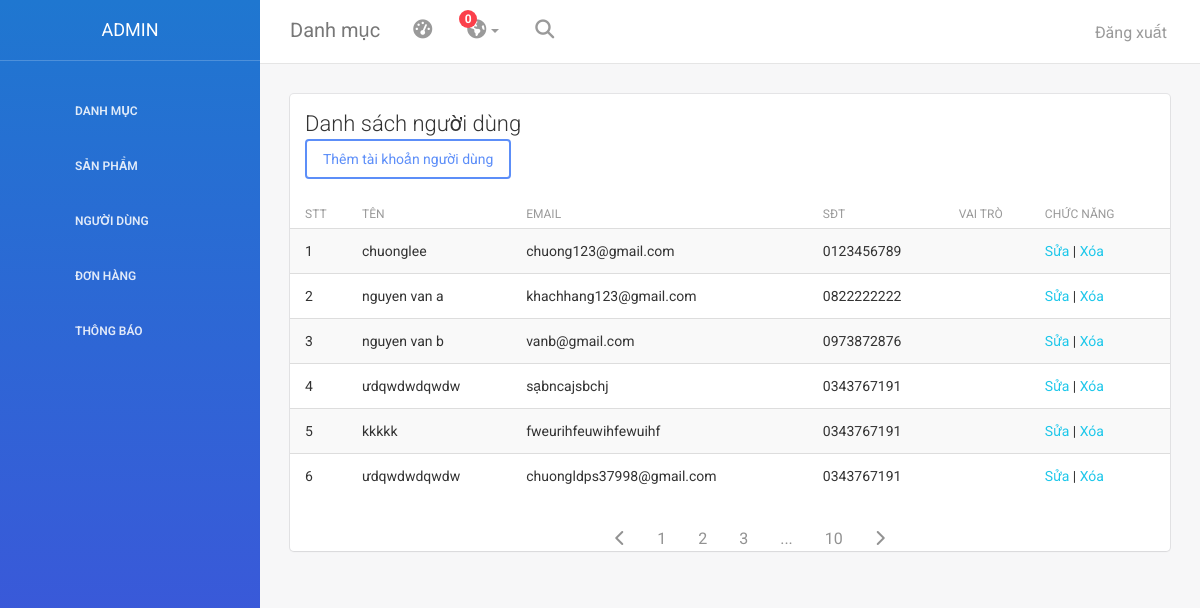
Page /admin/indexAdmin.php?page=adminShowUser on the committed database.
### tables this page shows
CREATE TABLE `user` (
  `id` int(11) NOT NULL,
  `ten` varchar(250) NOT NULL,
  `email` varchar(100) NOT NULL,
  `phone` varchar(10) NOT NULL,
  `password` varchar(100) NOT NULL,
  `id_role` int(11) NOT NULL DEFAULT 2
);

### app/model/database.php (called while the page is built, shortened)
<?php
class Database {
    private $servername = "localhost";
    private $username = "root";
    private $password = "";
    private $dbname = "chuong_store";
    private $conn;
    public function __construct() {
        try {
            $this->conn = new PDO(
                "mysql:host={$this->servername};dbname={$this->dbname};charset=utf8",
                $this->username, $this->password
            );
            $this->conn->setAttribute(PDO::ATTR_ERRMODE, PDO::ERRMODE_EXCEPTION);
        } catch (PDOException $e) {
            echo "Connection failed: " . $e->getMessage();
        }
    }
    public function getAll($sql) {
        try {
            $stmt = $this->conn->prepare($sql);
            $stmt->execute();
            return $stmt->fetchAll(PDO::FETCH_ASSOC);
        } catch (PDOException $e) {
            echo "Query failed: " . $e->getMessage();
            return false;
        }
    }
}
?>

### app/model/UserModel.php (called while the page is built, shortened)
<?php
class UserModel
{
    private $db;
    function __construct()
    {
        $this->db = new Database();
    }
    public function getAllUser() {
        $sql = "SELECT * FROM user";
        return $this->db->getAll($sql);
    }
}

### admin/view/adminShowUser.php (the view)
<?php require_once('link.php');
?>
<div class="content">
    <div class="container-fluid">
        <div class="row">
            <div class="col-md-12">
                <div class="card">
                    <div class="header">
                        <h4 class="title">Danh sách người dùng</h4>
                        <div>
                            <a href="/addpro.html"><button type="button" class="btn btn-primary">
                                    Thêm tài khoản người dùng
                                </button></a>
                        </div>
                    </div>
                    <div class="content table-responsive table-full-width">
                        <table class="table table-hover table-striped">
                            <thead>
                                <th>STT</th>
                                <th>Tên</th>
                                <th>Email</th>
                                <th>SĐT</th>
                                <th>Vai trò</th>
                                <th>Chức năng</th>
                            </thead>
                            <tbody>
                                <?php $count = 1; ?>
                                <?php
                                foreach ($listUser as $user) {
                                    extract($user);
                                    echo'  <tr>
                                        <td>'.$count++.'</td>
                                        <td>'.$ten.'</td>
                                        <td>'.$email.'</td>
                                        <td>'.$phone.'</td>
                                        <td>'.$type.'</td>
                                        <td><a href="">Sửa</a> | <a href="">Xóa</a></td>
                                    </tr>';
                                } ?>
                            </tbody>
                        </table>
                    </div>
                    <ul class="pagination-list">
                        <li class="pagination-item">
                            <a href="" class="pagination-link">
                                <i class="fa-solid fa-chevron-left"></i>
                            </a>
                        </li>
                        <li class="pagination-item">
                            <a href="" class="pagination-link">1</a>
                        </li>
                        <li class="pagination-item">
                            <a href="" class="pagination-link">2</a>
                        </li>
                        <li class="pagination-item">
                            <a href="" class="pagination-link">3</a>
                        </li>
                        <li class="pagination-item">
                            <a href="" class="pagination-link">...</a>
                        </li>
                        <li class="pagination-item">
                            <a href="" class="pagination-link">10</a>
                        </li>
                        <li class="pagination-item">
                            <a href="" class="pagination-link">
                                <i class="fa-solid fa-chevron-right"></i>
                            </a>
                        </li>
                    </ul>
                </div>
            </div>
        </div>
    </div>

### admin/view/adHeader.php (shortened to what this page needs)
<!doctype html>
<html lang="en">
<head>
    <?php require_once('link.php')?>
</head>
<body>
<div class="wrapper">
    <div class="sidebar" data-color="blue" >
    	<div class="sidebar-wrapper">
            <div class="logo">
                <a href="indexAdmin.php" class="simple-text">
                    ADMIN
                </a>
            </div>
            <ul class="nav">
                <li>
                    <a href="indexAdmin.php?page=adminAddPro">
                        <i class="pe-7s-graph"></i>
                        <p>Danh mục</p>
                    </a>
                </li>
                <li>
                    <a href="indexAdmin.php?page=adminShowPro">
                        <i class="pe-7s-note2"></i>
                        <p>Sản phẩm</p>
                    </a>
                </li>
                <li>
                    <a href="indexAdmin.php?page=adminShowUser">
                        <i class="pe-7s-user"></i>
                        <p>Người dùng</p>
                    </a>
                    </li>
                <li>
                    <a href="">
                        <i class="pe-7s-news-paper"></i>
                        <p>Đơn hàng</p>
                    </a>
                </li>
                <li>
                    <a href="">
                        <i class="pe-7s-bell"></i>
                        <p>Thông báo</p>
                    </a>
                </li>
            </ul>
    	</div>
    </div>
    <div class="main-panel">
		<nav class="navbar navbar-default navbar-fixed">
            <div class="container-fluid">
                <div class="navbar-header">
                    <a class="navbar-brand" href="#">Danh mục</a>
                </div>
                <div class="collapse navbar-collapse">
                    <ul class="nav navbar-nav navbar-left">
                        <li>
                            <a href="#" class="dropdown-toggle" data-toggle="dropdown">
                                <i class="fa fa-dashboard"></i>
                            </a>
                        </li>
                        <li class="dropdown">
                              <a href="#" class="dropdown-toggle" data-toggle="dropdown">
                                    <i class="fa fa-globe"></i>
                                    <b class="caret hidden-sm hidden-xs"></b>
                                    <span class="notification hidden-sm hidden-xs">0</span>
                              </a>
                        </li>
                        <li>
                           <a href="">
                                <i class="fa fa-search"></i>
                            </a>
                        </li>
                    </ul>
                    <ul class="nav navbar-nav navbar-right">
                        <li>
                            <a href="#">
                                <p>Đăng xuất</p>
                            </a>
                        </li>
                    </ul>
                </div>
            </div>
        </nav>

### admin/view/link.php (shortened to what this page needs)
<link href="stylesheets/bootstrap.min.css" rel="stylesheet" />
<link href="stylesheets/animate.min.css" rel="stylesheet" />
<link href="stylesheets/light-bootstrap-dashboard.css?v=1.4.0" rel="stylesheet" />
<link href="stylesheets/demo.css" rel="stylesheet" />
<link href="http://maxcdn.bootstrapcdn.com/font-awesome/4.2.0/css/font-awesome.min.css" rel="stylesheet">
<link href="stylesheets/pe-icon-7-stroke.css" rel="stylesheet" />

### admin/indexAdmin.php (shortened to what this page needs)
<?php
require_once '../app/model/database.php';
require_once '../app/model/UserModel.php';
require_once 'controller/adUserController.php';
require_once 'view/adHeader.php';
if (isset($_GET['page'])) {
    $page = $_GET['page'];
    switch ($page) {
        case 'adminShowUser':
            $controller = new adUserController();
            $controller->getAllUser();
            break;
    }
} else {
    $home = new adHomeController();
    $home->home();
}

### admin/controller/adUserController.php (shortened to what this page needs)
<?php
class adUserController {
    private $userModel;
    function __construct() {
        $this->userModel = new UserModel();
    }
    function renderView($data, $view) {
        extract($data);
        $view = 'view/' . $view . '.php';
        require_once $view;
    }
    function getAllUser(){
        $listUser = $this->userModel->getAllUser();
        if (!empty($listUser)) {
            $data['listUser'] = $listUser;
            $this->renderView($data, 'adminShowUser');
        } else {
            echo "Không tìm thấy sản phẩm phổ biến.";
        }
    }
}
?>

### admin/stylesheets/demo.css (style rules this page uses)
.pagination-list { list-style: none; display:flex; justify-content: center; }
.pagination-link { text-decoration: none; font-size: 1.6rem; color:#929292; min-width: 40px; height: 30px; padding: 10px 16px; }

### rows in the picture
user: ten "chuonglee", email "chuong123@gmail.com", phone "0123456789"
user: ten "nguyen van a", email "khachhang123@gmail.com", phone "0822222222"
user: ten "nguyen van b", email "vanb@gmail.com", phone "0973872876"
user: ten "ưdqwdwdqwdw", email "sạbncajsbchj", phone "0343767191"
user: ten "kkkkk", email "fweurihfeuwihfewuihf", phone "0343767191"
user: ten "ưdqwdwdqwdw", email "chuongldps37998@gmail.com", phone "0343767191"
